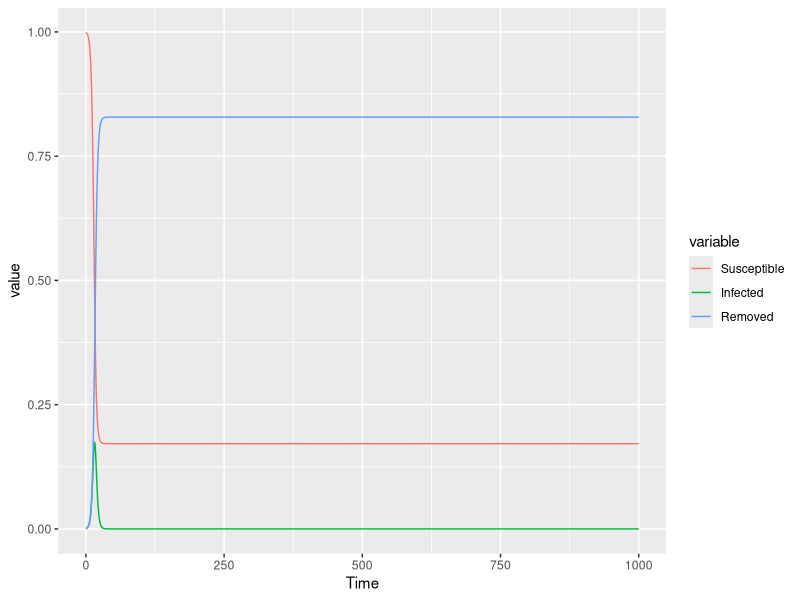

Recreate this plot in R.
library("dplyr")
library("ggplot2")
library("reshape2")


infected<-1
hosts<-1000
t<-0
I<-infected/hosts
S<-1-I
R<-1-I-S
beta<-1
gammy<-.5


simodeldf<-data.frame(Susceptible=S,Infected=I,Removed=R, Time=t)

while(t<1000){
  
  ds<- -beta*I*S
  di<- beta*I*S - I*gammy
  dr<- I * gammy
  
  
  I<-I + di
  S <-S + ds
  R <-R + dr
  
  
  t<-t+1
  
  simodeldf<-rbind(simodeldf,data.frame(Susceptible=S,Infected=I,Removed=R, Time=t))
} 


tablemelt<-melt(simodeldf,id.vars="Time")

ggplot(tablemelt)+geom_line(aes(x=Time,y=value,group=variable, colour=variable))